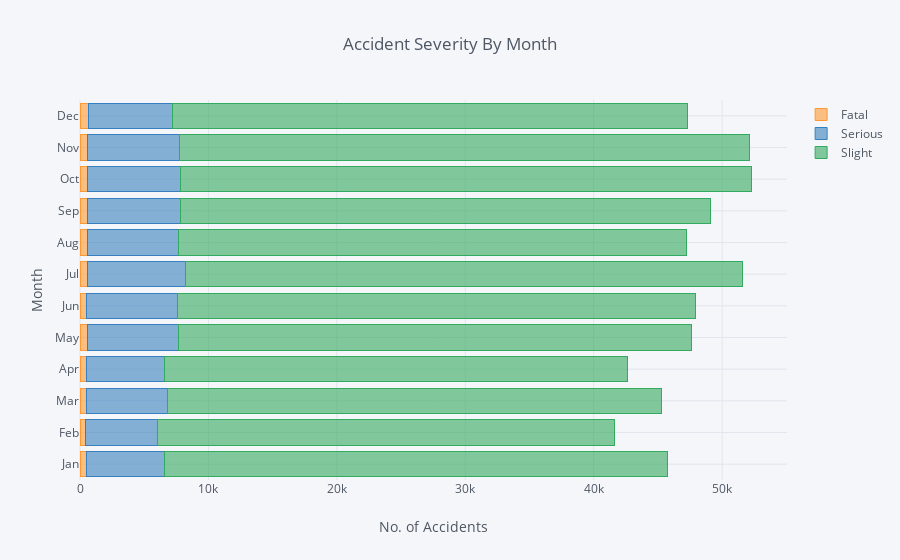

The notebook cell saved with this chart:
### Code cell
seasongrpmonth.iplot(kind='barh', barmode='stack',title='Accident Severity By Month',xTitle='No. of Accidents',
                     yTitle='Month')

### Figure 1 — Plotly figure (JSON) as saved in the notebook; plotly's stock layout.template omitted (floating-point values rounded to 4 significant figures)
{"data": [{"marker": {"color": "rgba(255, 153, 51, 0.6)", "line": {"color": "rgba(255, 153, 51, 1.0)", "width": 1}}, "name": "Fatal", "orientation": "h", "text": "", "type": "bar", "uid": "b543ff22-8835-11e9-a54b-f45c8991f033", "visible": true, "x": [505, 433, 488, 501, 550, 530, 583, 570, 564, 564, 577, 654], "y": ["Jan", "Feb", "Mar", "Apr", "May", "Jun", "Jul", "Aug", "Sep", "Oct", "Nov", "Dec"]}, {"marker": {"color": "rgba(55, 128, 191, 0.6)", "line": {"color": "rgba(55, 128, 191, 1.0)", "width": 1}}, "name": "Serious", "orientation": "h", "text": "", "type": "bar", "uid": "b54400e4-8835-11e9-a504-f45c8991f033", "visible": true, "x": [6065, 5622, 6295, 6070, 7141, 7028, 7603, 7129, 7229, 7284, 7186, 6587], "y": ["Jan", "Feb", "Mar", "Apr", "May", "Jun", "Jul", "Aug", "Sep", "Oct", "Nov", "Dec"]}, {"marker": {"color": "rgba(50, 171, 96, 0.6)", "line": {"color": "rgba(50, 171, 96, 1.0)", "width": 1}}, "name": "Slight", "orientation": "h", "text": "", "type": "bar", "uid": "b54401ac-8835-11e9-99a7-f45c8991f033", "visible": true, "x": [39179, 35593, 38526, 36093, 39941, 40345, 43441, 39531, 41318, 44453, 44334, 40097], "y": ["Jan", "Feb", "Mar", "Apr", "May", "Jun", "Jul", "Aug", "Sep", "Oct", "Nov", "Dec"]}], "layout": {"autosize": true, "barmode": "stack", "legend": {"bgcolor": "#F5F6F9", "font": {"color": "#4D5663"}, "traceorder": "normal"}, "paper_bgcolor": "#F5F6F9", "plot_bgcolor": "#F5F6F9", "title": "Accident Severity By Month", "titlefont": {"color": "#4D5663"}, "xaxis": {"autorange": true, "gridcolor": "#E1E5ED", "range": [0, 55050.0], "showgrid": true, "tickfont": {"color": "#4D5663"}, "title": "No. of Accidents", "titlefont": {"color": "#4D5663"}, "type": "linear", "zerolinecolor": "#E1E5ED"}, "yaxis": {"autorange": true, "gridcolor": "#E1E5ED", "range": [-0.5, 11.5], "showgrid": true, "tickfont": {"color": "#4D5663"}, "title": "Month", "titlefont": {"color": "#4D5663"}, "type": "category", "zerolinecolor": "#E1E5ED"}}}
